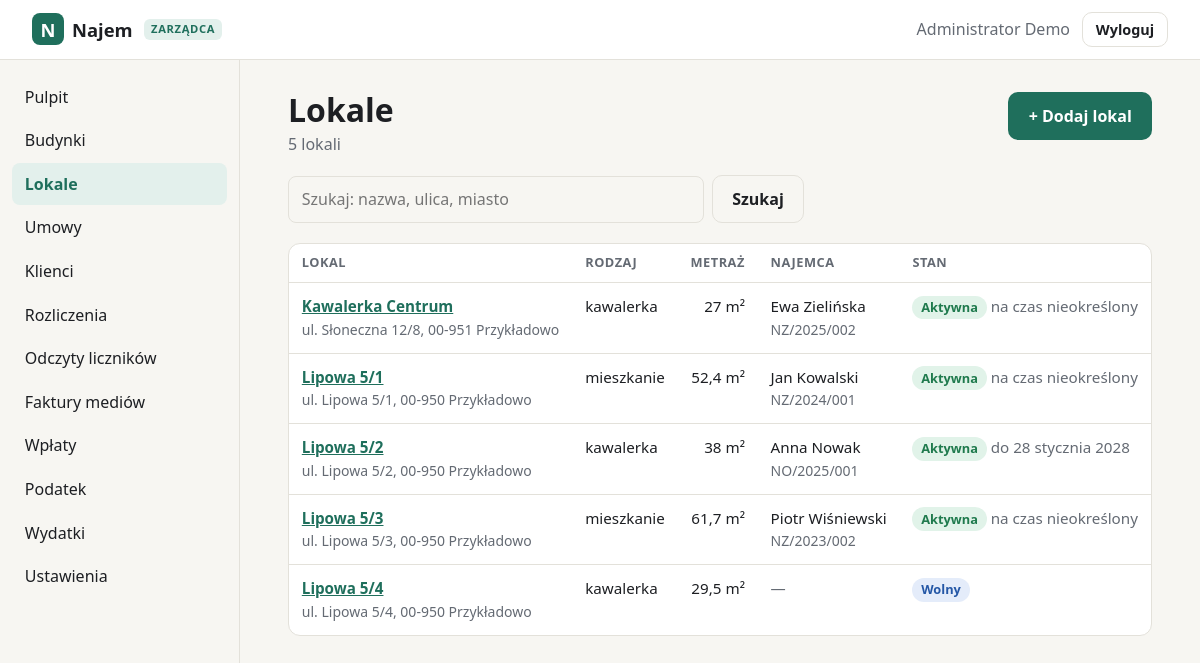
Before: /zarzadca/lokale (signed in) with the older database file.
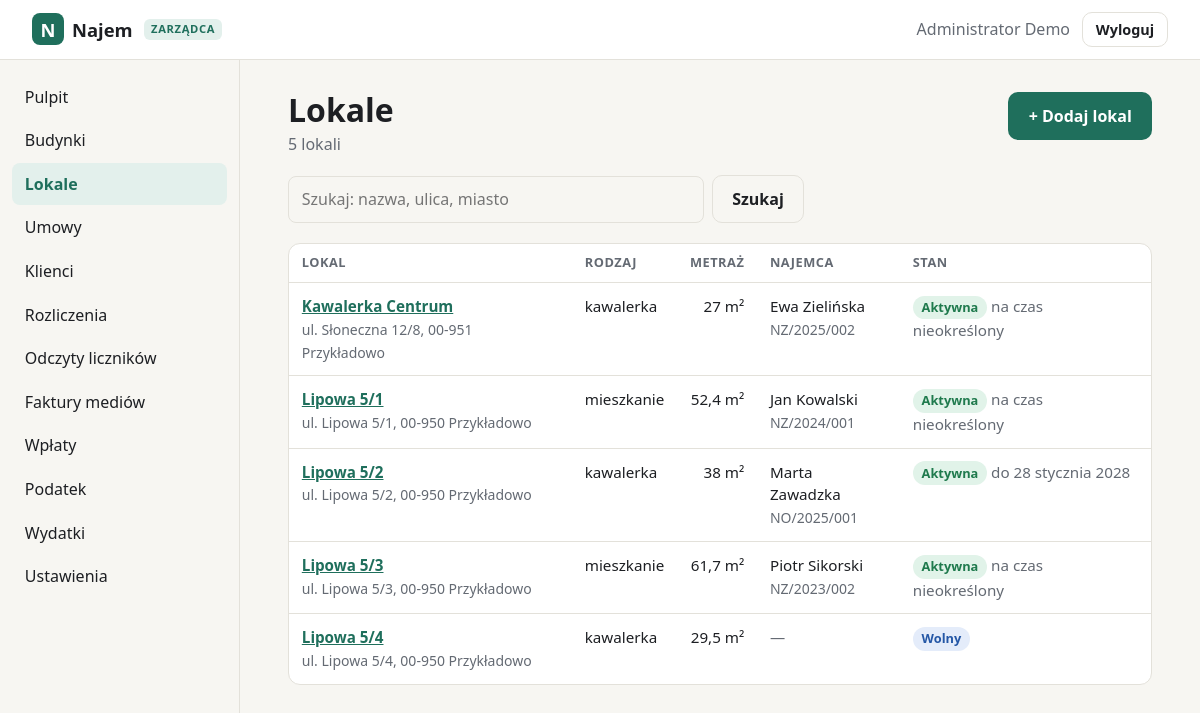
After: the same page with the newer database file.
### tables this page shows
CREATE TABLE users (
    id            INTEGER PRIMARY KEY AUTOINCREMENT,
    login         TEXT NOT NULL UNIQUE COLLATE NOCASE,
    password_hash TEXT NOT NULL,
    full_name     TEXT,
    role          TEXT NOT NULL DEFAULT 'klient',
    created_at    TEXT NOT NULL DEFAULT (datetime('now')),
    last_login_at TEXT
, email TEXT, telefon TEXT, aktywny INTEGER NOT NULL DEFAULT 1);

### admin.py (the view)
@bp.get("/lokale")
def lokale():
    db = get_db()
    q = request.args.get("q", "").strip()
    sql = "SELECT * FROM lokale"
    args = []
    if q:
        sql += " WHERE nazwa LIKE ? OR ulica LIKE ? OR miasto LIKE ?"
        args = [f"%{q}%"] * 3
    rows = db.execute(sql + " ORDER BY nazwa", args).fetchall()
    umowy = db.execute(UMOWY_SQL).fetchall()
    biezaca = {}
    for u in umowy:
        s = status_umowy(u)[0]
        if s in ("aktywna", "konczy"):
            biezaca[u["lokal_id"]] = u
    return render_template("admin/lokale.html", active="lokale", rows=rows, biezaca=biezaca, q=q)

### admin.py (called while the page is built)
@bp.before_request
@manager_required
def _guard():
    if request.method == "POST":
        check_csrf()

@bp.context_processor
def _ctx():
    return {"admin_menu": ADMIN_MENU, "rodzaje_lokali": RODZAJE_LOKALI,
            "rodzaje_umow": RODZAJE_UMOW, "opcje": lambda xs: [(x, x) for x in xs],
            "today": date.today().isoformat()}

### app.py (called while the page is built)
def get_db() -> sqlite3.Connection:
    if "db" not in g:
        g.db = sqlite3.connect(DB_PATH)
        g.db.row_factory = sqlite3.Row
        g.db.execute("PRAGMA foreign_keys = ON")
    return g.db

def csrf_token() -> str:
    if "_csrf" not in session:
        session["_csrf"] = secrets.token_urlsafe(32)
    return session["_csrf"]

def static_v(filename):
    try:
        v = int((BASE / "static" / filename).stat().st_mtime)
    except OSError:
        v = 0
    return url_for("static", filename=filename, v=v)

def manager_required(view):
    @wraps(view)
    def wrapped(*a, **kw):
        if g.user is None:
            return redirect(url_for("login", next=request.path))
        if g.user["role"] != "zarzadca":
            abort(403)
        return view(*a, **kw)
    return wrapped

### templates/admin/lokale.html (shortened to what this page needs)
{% extends "admin/base.html" %}
{% from "_macros.html" import adres, status_line %}
{% block content %}
<div class="page-head">
  <div><h1>Lokale</h1><p class="muted">{{ rows|length }} {{ 'lokal' if rows|length == 1 else 'lokali' }}</p></div>
  <div class="actions"><a class="btn btn-primary" href="{{ url_for('zarzadca.lokal_nowy') }}">+ Dodaj lokal</a></div>
</div>
<form class="toolbar" method="get">
  <input name="q" value="{{ q }}" placeholder="Szukaj: nazwa, ulica, miasto" aria-label="Szukaj">
  <button class="btn btn-ghost" type="submit">Szukaj</button>
</form>
{% if rows %}
<div class="table-wrap"><table class="table">
  <thead><tr><th>Lokal</th><th>Rodzaj</th><th class="num">Metraż</th><th>Najemca</th><th>Stan</th></tr></thead>
  <tbody>
  {% for l in rows %}{% set u = biezaca.get(l.id) %}
    <tr>
      <td data-label="Lokal"><a href="{{ url_for('zarzadca.lokal_edycja', lid=l.id) }}"><strong>{{ l.nazwa }}</strong></a><br><span class="muted small">{{ adres(l) }}</span></td>
      <td data-label="Rodzaj">{{ l.rodzaj }}</td>
      <td data-label="Metraż" class="num">{{ l.powierzchnia|m2 }}</td>
      <td data-label="Najemca">{% if u %}{{ u.najemca_nazwa or u.najemca_login }}<br><span class="muted small">{{ u.numer }}</span>{% else %}<span class="muted">—</span>{% endif %}</td>
      <td data-label="Stan">{% if u %}{{ status_line(u) }}{% else %}<span class="badge badge-wolny">Wolny</span>{% endif %}</td>
    </tr>
  {% endfor %}
  </tbody>
</table></div>
{% else %}
<div class="placeholder"><strong>Brak lokali</strong><span>{% if q %}Nic nie pasuje do wyszukiwania.{% else %}Dodaj pierwszy lokal.{% endif %}</span></div>
{% endif %}
{% endblock %}

Changed rows visible on the page:
changed users: full_name "Anna Nowak" → "Marta Zawadzka"
changed users: full_name "Piotr Wiśniewski" → "Piotr Sikorski"
